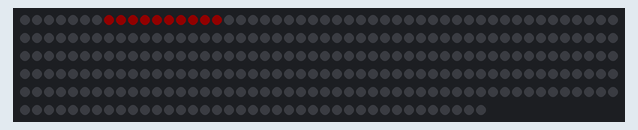
Recording of a sketch running on a simulated Arduino Uno, built with avr-gcc and run on an emulated ATmega328P. Shown: 289 RGB LEDs in strip order, left to right, continuing on the next row. Dim RGB values are drawn brighter than linear.

Above: at 0.49 s.

The sketch:

ESPdotstar.ino
```cpp
#include <Adafruit_DotStar.h>
#include <SPI.h>

#define NUMPIXELS 289

#define DATAPIN    MOSI
#define CLOCKPIN   SCK
Adafruit_DotStar strip = Adafruit_DotStar(NUMPIXELS, DATAPIN, CLOCKPIN);

void setup() {
  strip.begin();
  strip.show();
}
int      head  = 0, tail = -10;
uint32_t color = 0x110000;

void loop() {

  strip.setPixelColor(head, color);
  strip.setPixelColor(tail, 0);
  strip.show();
  delay(1);

  if(++head >= NUMPIXELS) {
    head = 0;
    if((color >>= 8) == 0)
      color = 0x110000;
  }
  if(++tail >= NUMPIXELS) tail = 0;
}
```
